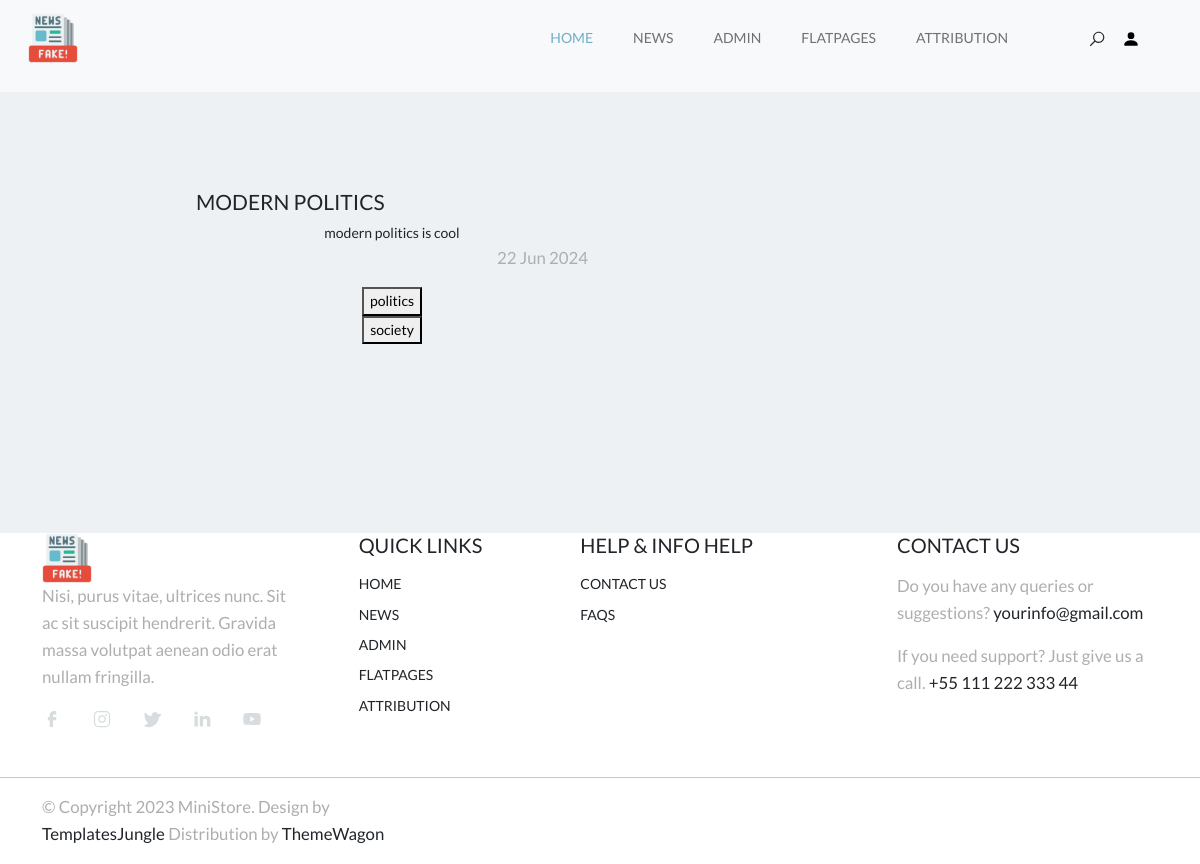
/news/4, run on an earlier commit of the app's database.
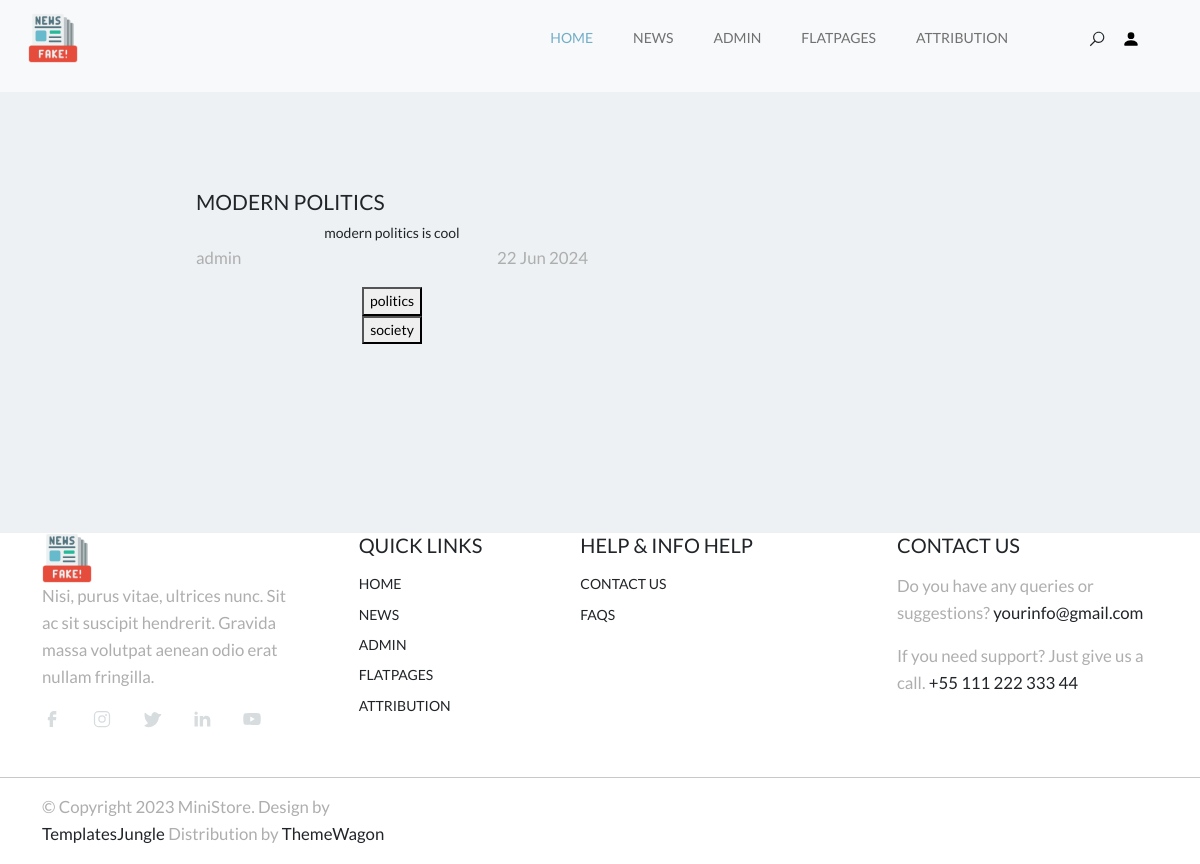
And on a later commit of the database.
### news/models.py (models this page shows, shortened)
class Post(models.Model):
    article = "ar"
    news = "nw"
    PostTypes = [(article, "Article"), (news, "News")]
    publish_date = models.DateTimeField(auto_now_add=True)
    author = models.ForeignKey(Author, on_delete=models.CASCADE,related_name="authors")
    post_type = models.CharField(max_length=2, choices=PostTypes, default=news)
    category = models.ManyToManyField(Category, through="PostCategory")
    title = models.CharField(max_length=64)
    content = models.TextField()
    rating = models.FloatField(default=0.0)

class Category(models.Model):
    cat_name = models.CharField(max_length=64, unique=True)
    subscribers = models.ManyToManyField(User, through="CategorySubscribers")
    def __str__(self):
        return self.cat_name

class Author(models.Model):
    user_ref = models.OneToOneField(User, on_delete=models.CASCADE)
    rating = models.FloatField(default=0.0)

### news/views.py (the view)
# urls.py: path('<int:pk>', PostDetail.as_view(), name='post_detail'),
class PostDetail(DetailView):
    model = Post
    template_name = 'post.html'
    context_object_name = 'post'
    def post(self, request, *args, **kwargs):
        cat = request.POST['category']
        if request.user is not None:
            if not Category.objects.filter(cat_name=cat).filter(subscribers=request.user).exists():
                sub = CategorySubscribers(
                    subscribers=request.user,
                    category=Category.objects.get(cat_name=cat)
                )
                sub.save()
        return redirect(request.get_full_path())

### news/templatetags/custom_filters.py (called while the page is built)
@register.filter()
def censor(text: str):
    if isinstance(text, str):
        for term in BANNED_WORDS:
            text = text.replace(term, CENSOR_STRING)
    else:
        print(f'censor filter should only be applied to text ({type(text)})')
    return text

### templates/post.html (shortened to what this page needs)
{% extends 'flatpages/default.html' %}
{% load custom_filters %}
{% block content %}
    <h3 class="card-title text-uppercase text-dark">{{post.title}}</h3>
    <div class="text-center">
        {{ post.content|censor }}
    </div>
    <div class="justify-content-between d-flex pb3">
        <p>{{post.author.user_ref.username}}</p>
        <p>{{post.publish_date|date:'d M Y'}}</p>
    </div>
    <div class="text-center">
        {% for cat in post.category.all %}
            <form method="post" action="?">
            <button type="submit">{{ cat.cat_name }}</button>
            </form>
        {% endfor %}
    </div>
{% endblock content %}

### templates/flatpages/default.html (shortened to what this page needs)
<!DOCTYPE html>
<html>
  <head>
    {% load static %}
    <link rel="stylesheet" type="text/css" href="{% static 'css/bootstrap.min.css' %}">
    <link rel="stylesheet" type="text/css" href="{% static 'css/style.css' %}">
    <link rel="stylesheet" href="https://cdn.jsdelivr.net/npm/swiper@9/swiper-bundle.min.css" />
  </head>
  <body data-bs-spy="scroll" data-bs-target="#navbar" data-bs-root-margin="0px 0px -40%" data-bs-smooth-scroll="true" tabindex="0">
    <header id="header" class="site-header header-scrolled position-fixed text-black bg-light">
      <nav id="header-nav" class="navbar navbar-expand-lg px-3 mb-3">
        <div class="container-fluid">
          <a class="navbar-brand" href="/">
            <img src="{% static 'icons/main-logo.png' %}" class="logo" style="width : 50px;">
          </a>
          <div class="offcanvas offcanvas-end" tabindex="-1" id="bdNavbar" aria-labelledby="bdNavbarOffcanvasLabel">
            <div class="offcanvas-body">
              <ul id="navbar" class="navbar-nav text-uppercase justify-content-end align-items-center flex-grow-1 pe-3">
                <li class="nav-item">
                  <a class="nav-link me-4 active" href="/">Home</a>
                </li>
                <li class="nav-item">
                  <a class="nav-link me-4" href="/news/">News</a>
                </li>
                <li class="nav-item">
                  <a class="nav-link me-4" href="/admin/">Admin</a>
                </li>
                <li class="nav-item">
                  <a class="nav-link me-4" href="/admin/flatpages/">Flatpages</a>
                </li>
                <li class="nav-item">
                  <a class="nav-link me-4" href="/attribution/">Attribution</a>
                </li>
                <li class="nav-item">
                  <div class="user-items ps-5">
                    <ul class="d-flex justify-content-end list-unstyled">
                      <li class="search-item pe-3">
                        <a href="/news/search/" class="search-button">
                          <svg class="search">
                            <use xlink:href="#search"></use>
                          </svg>
                        </a>
                      </li>
                      <li class="pe-3">
                        <a href="/accounts/profile/">
                          <svg class="user">
                            <use xlink:href="#user"></use>
                          </svg>
                        </a>
                      </li>
                    </ul>
                  </div>
                </li>
              </ul>
            </div>
          </div>
        </div>
      </nav>
    </header>
    <section id="main-body" class="bg-light-blue overflow-hidden padding-xlarge">
      <div class="row d-flex flex-wrap align-items-center">
        <div class="col-md-6 col-sm-12">
          <div class="text-content offset-4 padding-medium">
            {% block content %}
            {% endblock content %}
          </div>
        </div>
      </div>
    </section>
    <footer id="footer" class="overflow-hidden">
      <div class="container">
        <div class="row">
          <div class="footer-top-area">
            <div class="row d-flex flex-wrap justify-content-between">
              <div class="col-lg-3 col-sm-6 pb-3">
                <div class="footer-menu">
                  <img src="{% static 'icons/main-logo.png' %}" alt="logo" style="width : 50px;">
                  <p>Nisi, purus vitae, ultrices nunc. Sit ac sit suscipit hendrerit. Gravida massa volutpat aenean odio erat nullam fringilla.</p>
                  <div class="social-links">
                    <ul class="d-flex list-unstyled">
                      <li>
                        <a href="#">
                          <svg class="facebook">
                            <use xlink:href="#facebook" />
                          </svg>
                        </a>
                      </li>
                      <li>
                        <a href="#">
                          <svg class="instagram">
                            <use xlink:href="#instagram" />
                          </svg>
                        </a>
                      </li>
                      <li>
                        <a href="#">
                          <svg class="twitter">
                            <use xlink:href="#twitter" />
                          </svg>
                        </a>
                      </li>
                      <li>
                        <a href="#">
                          <svg class="linkedin">
                            <use xlink:href="#linkedin" />
                          </svg>
                        </a>
                      </li>
                      <li>
                        <a href="#">
                          <svg class="youtube">
                            <use xlink:href="#youtube" />
                          </svg>
                        </a>
                      </li>
                    </ul>
                  </div>
                </div>
              </div>
              <div class="col-lg-2 col-sm-6 pb-3">
                <div class="footer-menu text-uppercase">
                  <h5 class="widget-title pb-2">Quick Links</h5>
                  <ul class="menu-list list-unstyled text-uppercase">
                    <li class="menu-item pb-2">
                      <a href="/">Home</a>
                    </li>
                    <li class="menu-item pb-2">
                      <a href="/news/">News</a>
                    </li>
                    <li class="menu-item pb-2">
                      <a href="/admin/">Admin</a>
                    </li>
                    <li class="menu-item pb-2">
                      <a href="/admin/flatpages">Flatpages</a>
                    </li>
                    <li class="menu-item pb-2">
                      <a href="/attribution">Attribution</a>
                    </li>
                  </ul>
                </div>
              </div>
              <div class="col-lg-3 col-sm-6 pb-3">
                <div class="footer-menu text-uppercase">
                  <h5 class="widget-title pb-2">Help & Info Help</h5>
                  <ul class="menu-list list-unstyled">
                    <li class="menu-item pb-2">
                      <a href="#">Contact Us</a>
                    </li>
                    <li class="menu-item pb-2">
                      <a href="#">Faqs</a>
                    </li>
                  </ul>
                </div>
              </div>
              <div class="col-lg-3 col-sm-6 pb-3">
                <div class="footer-menu contact-item">
                  <h5 class="widget-title text-uppercase pb-2">Contact Us</h5>
                  <p>Do you have any queries or suggestions? <a href="mailto:">yourinfo@gmail.com</a>
                  </p>
                  <p>If you need support? Just give us a call. <a href="">+55 111 222 333 44</a>
                  </p>
                </div>
              </div>
            </div>
          </div>
        </div>
      </div>
      <hr>
    </footer>
    <div id="footer-bottom">
      <div class="container">
        <div class="row d-flex flex-wrap justify-content-between">
          <div class="col-md-4 col-sm-6">
            <div class="copyright">
              <p>© Copyright 2023 MiniStore. Design by <a href="https://templatesjungle.com/">TemplatesJungle</a> Distribution by <a href="https://themewagon.com">ThemeWagon</a>
              </p>
            </div>
          </div>
        </div>
      </div>
    </div>
  </body>
</html>

### static/css/style.css (style rules this page uses)
:root { --accent-color: #717171; --white-color: #fff; --black-color: #000; --gray-color: #F3F3F3; --gray-color-300: #D8D8D8; --gray-color-500: #AEAEAE; --gray-color-800: #3A3A3A; --light-gray-color: #D7DDDF; --primary-color: #72AEC8; --bs-primary-rgb: 114,174,200; --light-color: #f8f9fa; --dark-color: #212529; --light-blue-color: #EDF1F3; --navbar-color-color: #131814; --swiper-theme-color: #4A4A4A; --swiper-pagination-color: #4A4A4A; }
:root { --body-font : "Lato", sans-serif; --heading-font : "Jost", sans-serif; }
*, *::before, *::after { -webkit-box-sizing: border-box; -moz-box-sizing: border-box; box-sizing: border-box; }
html { box-sizing: border-box; }
body { font-family: var(--body-font); font-size: 14px; font-weight: 500; line-height: 1.6; margin: 0; }
p { font-size: 1.2em; color: var(--gray-color-500); }
a { color: var(--dark-color); text-decoration: none; transition: 0.3s color ease-out; }
.bg-light { background: var(--light-color); }
.bg-light-blue { background: var(--light-blue-color); }
.padding-medium { padding-top: 4em; padding-bottom: 4em; }
.padding-xlarge { padding-top: 9.5em; padding-bottom: 9.5em; }
h3.card-title, h3.cart-title { font-size: 1.5em; }
.site-header { position: fixed; width: 100%; z-index: 10; transition: background 0.3s ease-out; }
.navbar-nav .nav-item a.nav-link { color: var(--accent-color); }
.navbar-nav .nav-item a.nav-link.active, .navbar-nav .nav-item a.nav-link:focus, .navbar-nav .nav-item a.nav-link:hover { color: var(--primary-color); }
#header-nav .offcanvas-end { width: 500px; }
.site-header .user-items svg { width: 18px; height: 18px; cursor: pointer; }
.social-links svg { width: 20px; height: 20px; color: var(--light-gray-color); }
.social-links li { padding-right: 30px; }

What changed in the data, as far as the page shows it:
changed through a linked row, Post "MODERN POLITICS": author.user_ref.username (not shown) → "admin"
